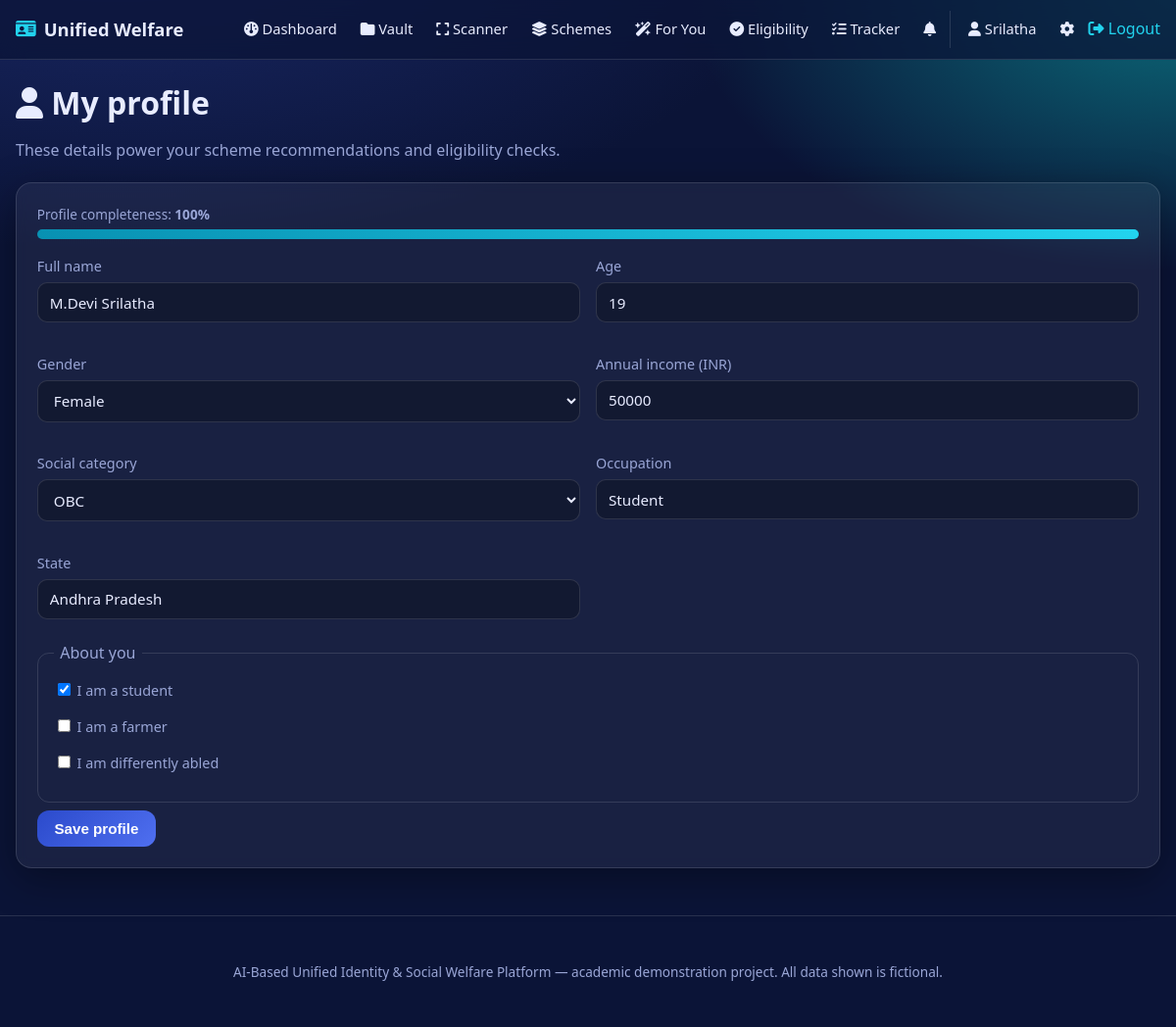
The app's page /profile (signed in) with its own data.
### models.py (models this page shows, shortened)
class User(UserMixin, db.Model):
    __tablename__ = "users"
    id = db.Column(db.Integer, primary_key=True)
    username = db.Column(db.String(80), unique=True, nullable=False, index=True)
    email = db.Column(db.String(120), unique=True, nullable=False, index=True)
    password_hash = db.Column(db.String(255), nullable=False)
    role = db.Column(db.String(20), nullable=False, default="user")  # user | admin
    account_active = db.Column(db.Boolean, nullable=False, default=True)
    full_name = db.Column(db.String(120))
    age = db.Column(db.Integer)
    gender = db.Column(db.String(20))
    annual_income = db.Column(db.Integer)          # in INR
    social_category = db.Column(db.String(20))     # General / OBC / SC / ST / EWS
    occupation = db.Column(db.String(80))
    state = db.Column(db.String(80))
    is_student = db.Column(db.Boolean, default=False)
    is_farmer = db.Column(db.Boolean, default=False)
    is_differently_abled = db.Column(db.Boolean, default=False)
    created_at = db.Column(db.DateTime, default=_now)
    updated_at = db.Column(db.DateTime, default=_now, onupdate=_now)
    documents = db.relationship("Document", backref="owner", lazy=True,
                                cascade="all, delete-orphan")
    recommendations = db.relationship("Recommendation", backref="user", lazy=True,
                                      cascade="all, delete-orphan")
    eligibility_checks = db.relationship("EligibilityCheck", backref="user", lazy=True,
                                         cascade="all, delete-orphan")
    applications = db.relationship("Application", backref="user", lazy=True,
                                   cascade="all, delete-orphan")
    notifications = db.relationship("Notification", backref="user", lazy=True,
                                    cascade="all, delete-orphan")
    @property
    def is_admin(self):
        return self.role == "admin"
    @property
    def is_active(self):
        return bool(self.account_active)
    def profile_dict(self):
        return {
            "age": self.age,
            "gender": self.gender,
            "annual_income": self.annual_income,
            "social_category": self.social_category,
            "occupation": self.occupation,
            "state": self.state,
            "is_student": self.is_student,
            "is_farmer": self.is_farmer,
            "is_differently_abled": self.is_differently_abled,
        }

### routes/auth.py (the view, shortened to what this page needs)
@auth_bp.route("/profile", methods=["GET", "POST"])
@login_required
def profile():
    form = ProfileForm(obj=current_user)
    from services.rules_engine import profile_completion
    completion = profile_completion(current_user.profile_dict())
    return render_template("profile.html", form=form, completion=completion)

### forms.py
class ProfileForm(FlaskForm):
    full_name = StringField("Full name", validators=[Optional(), Length(max=120)])
    age = IntegerField("Age", validators=[Optional(), NumberRange(0, 120)])
    gender = SelectField("Gender", choices=[("", "Select")] +
                         [(g, g) for g in Config.GENDERS], validators=[Optional()])
    annual_income = IntegerField("Annual income (INR)",
                                 validators=[Optional(), NumberRange(0, 100_000_000)])
    social_category = SelectField(
        "Social category",
        choices=[("", "Select")] + [(c, c) for c in Config.CATEGORIES_SOCIAL],
        validators=[Optional()],
    )
    occupation = StringField("Occupation", validators=[Optional(), Length(max=80)])
    state = StringField("State", validators=[Optional(), Length(max=80)])
    is_student = BooleanField("I am a student")
    is_farmer = BooleanField("I am a farmer")
    is_differently_abled = BooleanField("I am differently abled")
    submit = SubmitField("Save profile")

### services/rules_engine.py (called while the page is built)
def profile_completion(profile):
    filled = 0
    for f in PROFILE_FIELDS:
        v = profile.get(f, None)
        if isinstance(v, bool):
            filled += 1
        elif v not in (None, ""):
            filled += 1
    return int(round((filled / len(PROFILE_FIELDS)) * 100))

### templates/profile.html (shortened to what this page needs)
{% extends "base.html" %}
{% from "_macros.html" import field %}
{% block content %}
<div class="page-head">
  <h1><i class="fa-solid fa-user"></i> My profile</h1>
  <p class="muted">These details power your scheme recommendations and
     eligibility checks.</p>
</div>
<div class="card">
  <div class="completion">
    <div class="completion-label">Profile completeness: <strong>{{ completion }}%</strong></div>
    <div class="progress"><div class="progress-bar" style="width: {{ completion }}%"></div></div>
  </div>
  <form method="post" novalidate>
    <div class="grid grid-2">
      {{ field(form.full_name) }}
      {{ field(form.age) }}
      {{ field(form.gender) }}
      {{ field(form.annual_income) }}
      {{ field(form.social_category) }}
      {{ field(form.occupation) }}
      {{ field(form.state) }}
    </div>
    <fieldset class="checks">
      <legend>About you</legend>
      {{ field(form.is_student) }}
      {{ field(form.is_farmer) }}
      {{ field(form.is_differently_abled) }}
    </fieldset>
    {{ form.submit(class="btn") }}
  </form>
</div>
{% endblock %}

### templates/base.html (shortened to what this page needs)
<!doctype html>
<html lang="en">
<head>
  <link rel="stylesheet"
        href="https://cdnjs.cloudflare.com/ajax/libs/font-awesome/6.5.1/css/all.min.css">
  <link rel="stylesheet" href="{{ url_for('static', filename='css/style.css') }}">
</head>
<body>
<nav class="navbar">
  <div class="nav-inner">
    <a class="brand" href="{{ url_for('main.index') }}">
      <i class="fa-solid fa-id-card"></i> <span>Unified Welfare</span>
    </a>
    <div class="nav-links">
      {% if current_user.is_authenticated %}
        <a href="{{ url_for('main.dashboard') }}"><i class="fa-solid fa-gauge"></i> Dashboard</a>
        <a href="{{ url_for('documents.list_documents') }}"><i class="fa-solid fa-folder"></i> Vault</a>
        <a href="{{ url_for('scanner.list_scanner') }}"><i class="fa-solid fa-expand"></i> Scanner</a>
        <a href="{{ url_for('schemes.explore') }}"><i class="fa-solid fa-layer-group"></i> Schemes</a>
        <a href="{{ url_for('recommendations.index') }}"><i class="fa-solid fa-wand-magic-sparkles"></i> For You</a>
        <a href="{{ url_for('eligibility.check') }}"><i class="fa-solid fa-circle-check"></i> Eligibility</a>
        <a href="{{ url_for('applications.list_applications') }}"><i class="fa-solid fa-list-check"></i> Tracker</a>
        <a href="{{ url_for('main.notifications') }}" class="bell">
          <i class="fa-solid fa-bell"></i>
        </a>
        <div class="nav-user">
          <a href="{{ url_for('auth.profile') }}"><i class="fa-solid fa-user"></i> {{ current_user.username }}</a>
          <a href="{{ url_for('main.settings') }}" title="Settings"><i class="fa-solid fa-gear"></i></a>
          <form method="post" action="{{ url_for('auth.logout') }}" class="inline">
            <button type="submit" class="link-btn"><i class="fa-solid fa-right-from-bracket"></i> Logout</button>
          </form>
        </div>
      {% else %}
        <a href="{{ url_for('schemes.explore') }}">Schemes</a>
        <a href="{{ url_for('auth.login') }}">Log in</a>
        <a href="{{ url_for('auth.register') }}" class="btn btn-small">Sign up</a>
      {% endif %}
    </div>
  </div>
</nav>
<main id="main" class="container">
  {% block content %}{% endblock %}
</main>
<footer class="footer">
  <p>AI-Based Unified Identity &amp; Social Welfare Platform &mdash;
     academic demonstration project. All data shown is fictional.</p>
</footer>
</body>
</html>

### templates/_macros.html (shortened to what this page needs)
{% macro field(f, placeholder="") %}
  <div class="form-group {% if f.errors %}has-error{% endif %}">
    {% if f.type != 'BooleanField' %}
      {{ f.label }}
    {% endif %}
    {% if f.type == 'BooleanField' %}
      <label class="checkbox">{{ f() }} <span>{{ f.label.text }}</span></label>
    {% else %}
      {{ f(placeholder=placeholder, class="input") }}
    {% endif %}
  </div>
{% endmacro %}

### static/css/style.css (style rules this page uses)
:root { --navy: #0b1437; --navy-2: #14205a; --royal: #2b4acb; --royal-light: #4f6ff0; --cyan: #22d3ee; --cyan-deep: #0891b2; --ink: #0f172a; --text: #e8ecff; --muted: #9aa6d6; --card: rgba(255, 255, 255, 0.06); --card-border: rgba(255, 255, 255, 0.12); --ok: #34d399; --warn: #fbbf24; --danger: #f87171; --radius: 16px; --shadow: 0 10px 40px rgba(0, 0, 0, 0.35); }
* { box-sizing: border-box; }
html { scroll-behavior: smooth; }
body { margin: 0; font-family: "Segoe UI", system-ui, -apple-system, Roboto, Arial, sans-serif; color: var(--text); background: radial-gradient(1200px 600px at 10% -10%, #1b2a6b 0%, transparent 60%), radial-gradient(900px 500px at 100% 0%, #0b6b7a 0%, transparent 55%), var(--navy); min-height: 100vh; line-height: 1.6; }
a { color: var(--cyan); text-decoration: none; }
h1, h2, h3 { line-height: 1.25; margin: 0 0 .6rem; }
.navbar { position: sticky; top: 0; z-index: 100; background: rgba(11, 20, 55, 0.75); backdrop-filter: blur(12px); border-bottom: 1px solid var(--card-border); }
.nav-inner { max-width: 1200px; margin: 0 auto; padding: .7rem 1rem; display: flex; align-items: center; gap: 1rem; flex-wrap: wrap; }
.brand { font-weight: 700; font-size: 1.15rem; color: var(--text); display: flex; align-items: center; gap: .5rem; }
.brand i { color: var(--cyan); }
.nav-links { display: flex; align-items: center; gap: .3rem; margin-left: auto; flex-wrap: wrap; }
.nav-links a { color: var(--text); padding: .45rem .6rem; border-radius: 10px; font-size: .92rem; }
.nav-user { display: flex; align-items: center; gap: .3rem; padding-left: .5rem; border-left: 1px solid var(--card-border); }
.bell { position: relative; }
.container { max-width: 1200px; margin: 0 auto; padding: 1.5rem 1rem 3rem; }
.page-head { margin-bottom: 1.2rem; }
.grid { display: grid; gap: 1rem; }
.grid-2 { grid-template-columns: repeat(2, 1fr); }
.card { background: var(--card); border: 1px solid var(--card-border); border-radius: var(--radius); padding: 1.3rem; box-shadow: var(--shadow); backdrop-filter: blur(6px); }
.btn { display: inline-flex; align-items: center; gap: .45rem; cursor: pointer; background: linear-gradient(135deg, var(--royal), var(--royal-light)); color: #fff; border: none; padding: .65rem 1.1rem; border-radius: 12px; font-size: .95rem; font-weight: 600; transition: transform .08s, box-shadow .2s; }
.link-btn { background: none; border: none; color: var(--cyan); cursor: pointer; font: inherit; padding: 0; }
.inline { display: inline; }
.form-group { margin-bottom: .9rem; }
.form-group label { display: block; margin-bottom: .3rem; font-size: .9rem; color: var(--muted); }
.input, input[type=text], input[type=email], input[type=password], input[type=number], input[type=date], select, textarea { width: 100%; padding: .6rem .75rem; border-radius: 10px; border: 1px solid var(--card-border); background: rgba(0,0,0,.25); color: var(--text); font-size: .95rem; font-family: inherit; }
.checkbox { display: flex; align-items: center; gap: .5rem; color: var(--text); }
.checkbox input { width: auto; }
.checks { border: 1px solid var(--card-border); border-radius: 12px; padding: .8rem 1rem; margin: .5rem 0; }
.checks legend { padding: 0 .4rem; color: var(--muted); }
.muted { color: var(--muted); }
.progress { background: rgba(0,0,0,.3); border-radius: 999px; height: 10px; overflow: hidden; }
.progress-bar { height: 100%; background: linear-gradient(90deg, var(--cyan-deep), var(--cyan)); }
.completion { margin-bottom: 1rem; }
.completion-label { font-size: .85rem; color: var(--muted); margin-bottom: .3rem; }
.footer { text-align: center; padding: 2rem 1rem; color: var(--muted); font-size: .85rem; border-top: 1px solid var(--card-border); }

### records on screen
User: username "Srilatha", full_name "M.Devi Srilatha", age "19", gender "Female", annual_income "50000", social_category "OBC", occupation "Student", state "Andhra Pradesh", is_student "☑"

### other values on screen
{{ completion }} "100"
{{ f.label }} "Full name Age Gender Annual income (INR) Social category Occupation State"
{{ f.label.text }} "I am a student I am a farmer I am differently abled"
